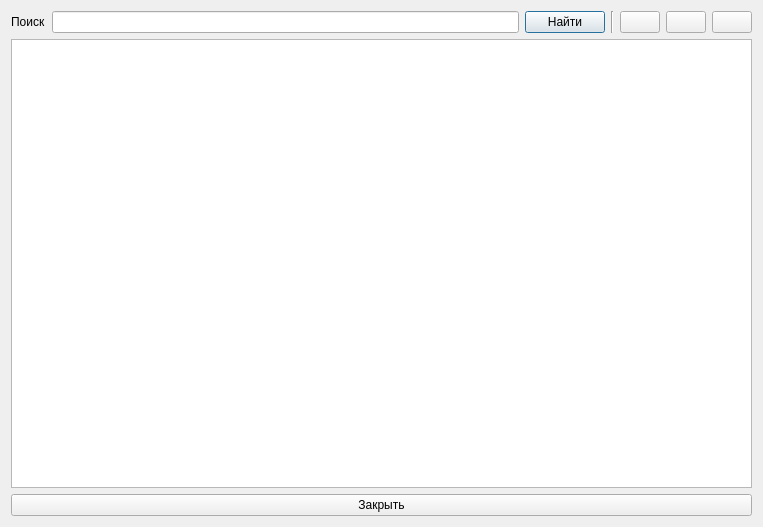
<?xml version="1.0" encoding="UTF-8"?>
<ui version="4.0">
 <class>DialogUsers</class>
 <widget class="QDialog" name="DialogUsers">
  <property name="geometry">
   <rect>
    <x>0</x>
    <y>0</y>
    <width>763</width>
    <height>527</height>
   </rect>
  </property>
  <property name="windowTitle">
   <string>Справочник пользователей</string>
  </property>
  <property name="windowIcon">
   <iconset resource="images.qrc">
    <normaloff>:/icon/icon/icon.png</normaloff>:/icon/icon/icon.png</iconset>
  </property>
  <layout class="QVBoxLayout" name="verticalLayout">
   <item>
    <layout class="QGridLayout" name="gridLayout">
     <item row="0" column="0">
      <layout class="QHBoxLayout" name="horizontalLayout_2">
       <item>
        <widget class="QLabel" name="labelFind">
         <property name="text">
          <string>Поиск</string>
         </property>
        </widget>
       </item>
       <item>
        <widget class="QLineEdit" name="lineEditFind">
         <property name="clearButtonEnabled">
          <bool>true</bool>
         </property>
        </widget>
       </item>
       <item>
        <widget class="QPushButton" name="pushButtonFind">
         <property name="toolTip">
          <string>Найти всех пользователей по подстроке (Ctrl+F)</string>
         </property>
         <property name="text">
          <string>Найти</string>
         </property>
         <property name="icon">
          <iconset resource="images.qrc">
           <normaloff>:/images/icon/find.png</normaloff>:/images/icon/find.png</iconset>
         </property>
         <property name="iconSize">
          <size>
           <width>16</width>
           <height>16</height>
          </size>
         </property>
         <property name="shortcut">
          <string>Ctrl+F</string>
         </property>
        </widget>
       </item>
       <item>
        <widget class="Line" name="line">
         <property name="orientation">
          <enum>Qt::Vertical</enum>
         </property>
        </widget>
       </item>
       <item>
        <widget class="QPushButton" name="pushButtonAdd">
         <property name="toolTip">
          <string>Добавить нового пользователя (Insert)</string>
         </property>
         <property name="text">
          <string/>
         </property>
         <property name="icon">
          <iconset resource="images.qrc">
           <normaloff>:/images/icon/add.png</normaloff>:/images/icon/add.png</iconset>
         </property>
         <property name="iconSize">
          <size>
           <width>16</width>
           <height>16</height>
          </size>
         </property>
         <property name="shortcut">
          <string>Ins</string>
         </property>
        </widget>
       </item>
       <item>
        <widget class="QPushButton" name="pushButtonEdit">
         <property name="toolTip">
          <string>Редактировать выделенного пользователя (Ctrl+E)</string>
         </property>
         <property name="text">
          <string/>
         </property>
         <property name="icon">
          <iconset resource="images.qrc">
           <normaloff>:/images/icon/edit.png</normaloff>:/images/icon/edit.png</iconset>
         </property>
         <property name="iconSize">
          <size>
           <width>16</width>
           <height>16</height>
          </size>
         </property>
         <property name="shortcut">
          <string>Ctrl+E</string>
         </property>
        </widget>
       </item>
       <item>
        <widget class="QPushButton" name="pushButtonDelete">
         <property name="toolTip">
          <string>Удалить выделенного пользователя (Del)</string>
         </property>
         <property name="text">
          <string/>
         </property>
         <property name="icon">
          <iconset resource="images.qrc">
           <normaloff>:/images/icon/remove.png</normaloff>:/images/icon/remove.png</iconset>
         </property>
         <property name="iconSize">
          <size>
           <width>16</width>
           <height>16</height>
          </size>
         </property>
         <property name="shortcut">
          <string>Del</string>
         </property>
        </widget>
       </item>
      </layout>
     </item>
     <item row="1" column="0">
      <widget class="QTableWidget" name="tableWidget">
       <property name="contextMenuPolicy">
        <enum>Qt::CustomContextMenu</enum>
       </property>
      </widget>
     </item>
     <item row="2" column="0">
      <layout class="QHBoxLayout" name="horizontalLayout">
       <item>
        <widget class="QPushButton" name="pushButtonClose">
         <property name="toolTip">
          <string>Закрыть окно с перечнем должностей (Escape)</string>
         </property>
         <property name="text">
          <string>Закрыть</string>
         </property>
        </widget>
       </item>
      </layout>
     </item>
    </layout>
   </item>
  </layout>
 </widget>
 <resources>
  <include location="images.qrc"/>
 </resources>
 <connections/>
</ui>
